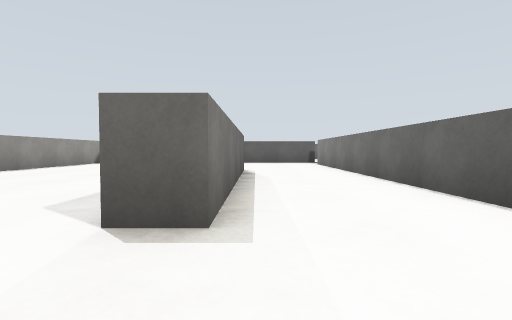
View 1 (above)

19 first-person views from a walk through a world built for the Gazebo simulator. The camera is 0.29 m above the floor, tilts 2° down and sees 85° across. The floor is counted in squares, 0.5 m on a side. Each view is taken from the middle of a square. On the plan, view 1 faces up. The plan holds only what a view shows up to about 9 squares ahead; the rest is blank. The place goes on beyond the plan.

View 2
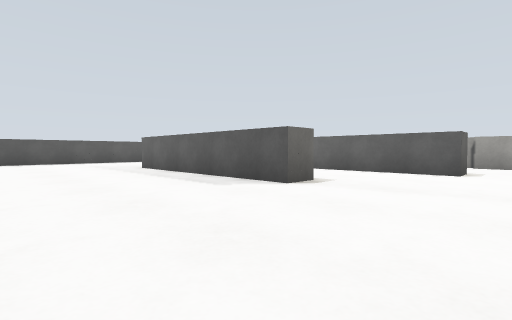

View 3
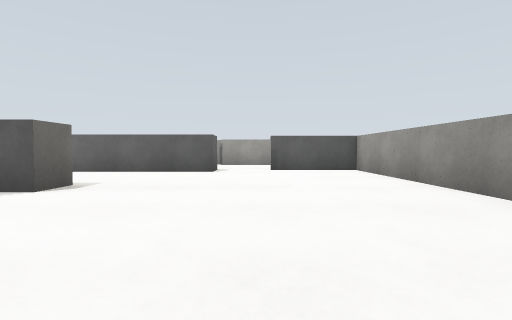

View 4
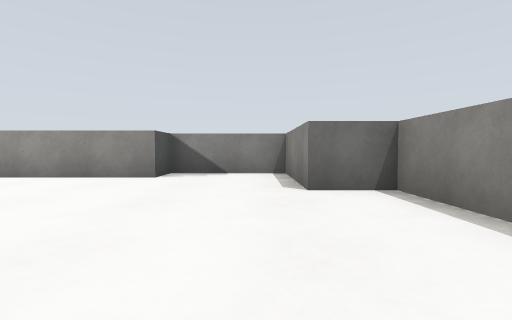

View 5
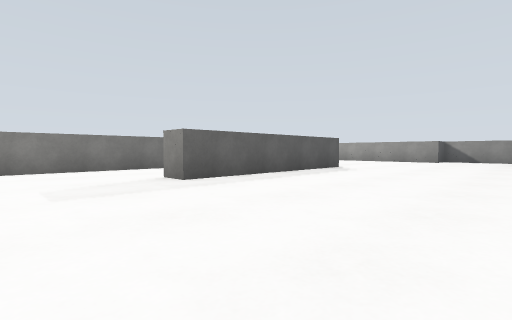

View 6
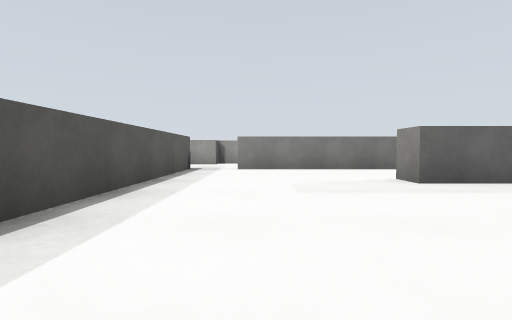

View 7
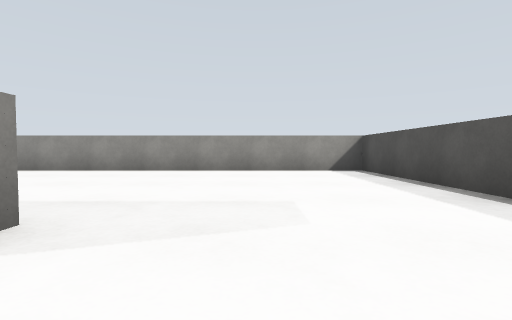

View 8
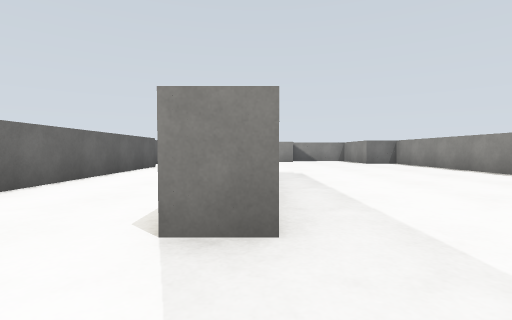

View 9
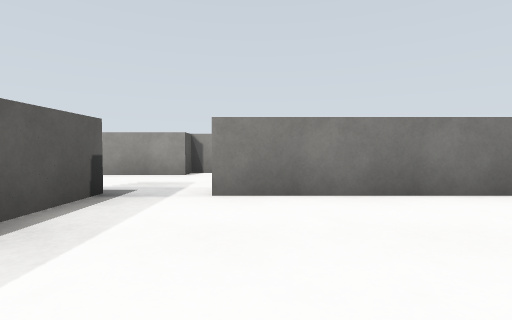

View 10
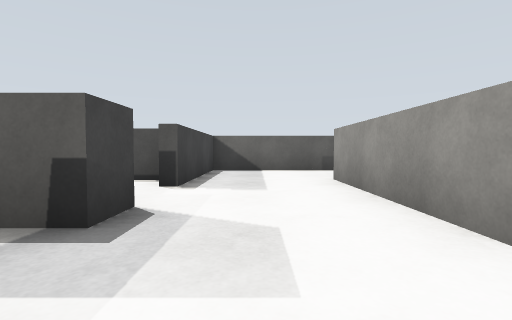

View 11
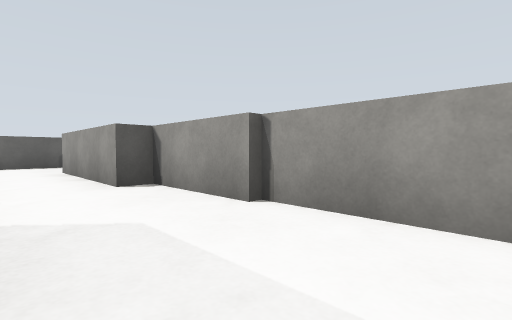

View 12
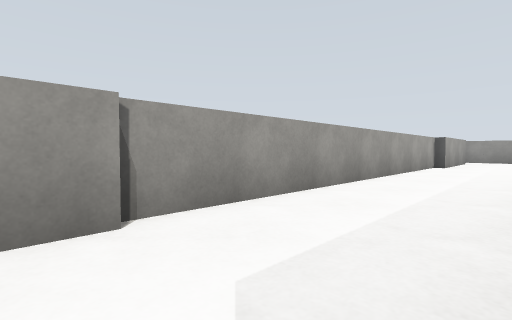

View 13
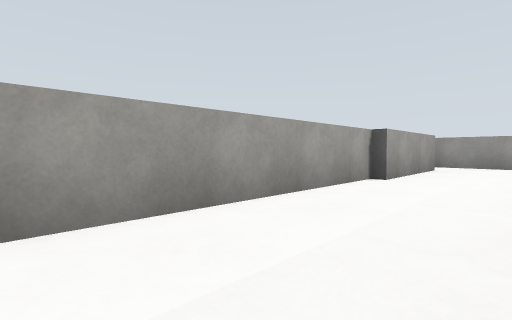

View 14
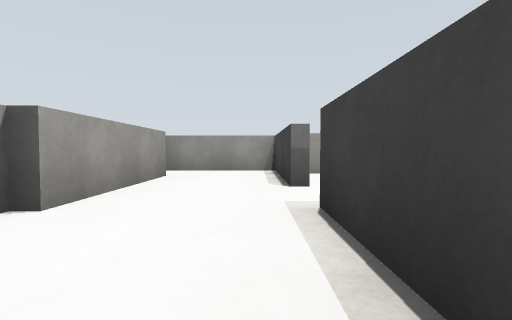

View 15
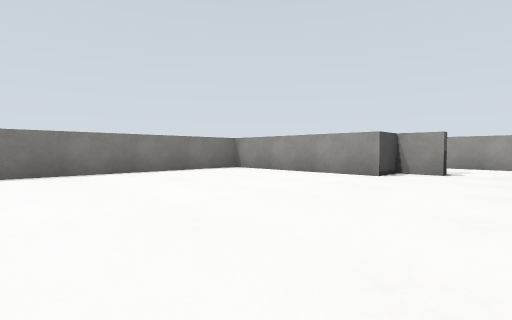

View 16
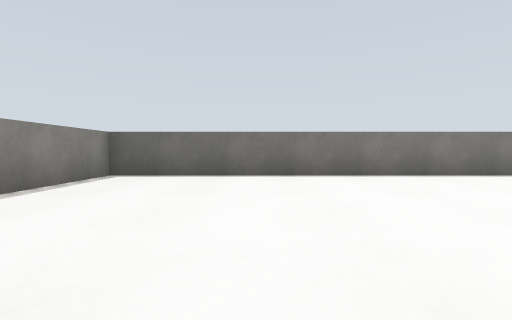

View 17
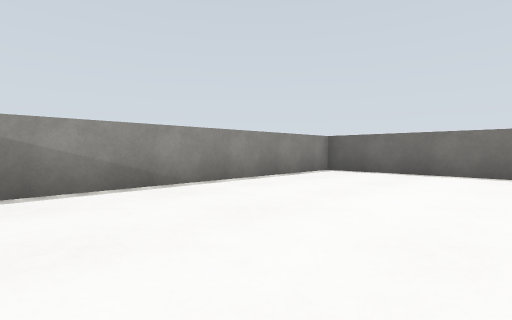

View 18
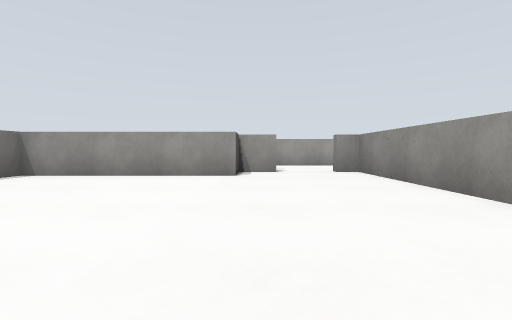

View 19
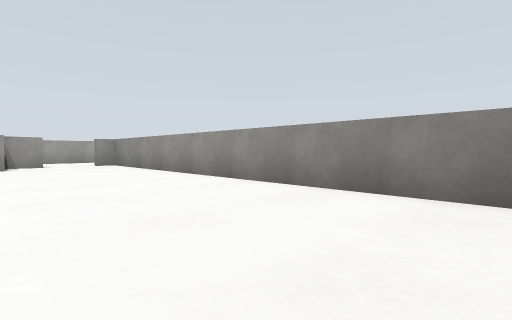

### Floor plan
Ten units are one square. View 1 is at (0, 0); x grows to the right and y downward. Boxes are objects, and circles mark ways between rooms. Rooms are numbered by the first view taken in them; rooms with no view inside come last. Other rooms are left out.
<svg viewBox="-98 -219 169 274">
<path fill="none" stroke="#000" d="M-3 -78 -3 -21 -12 -21 -12 -82 -2 -82M33 -2 25 -2 25 -116M28 -131 -71 -131 -71 20 -58 20 -58 50 -29 50 -29 39 31 39 31 14M61 -102 61 -127M56 -127 56 -166M33 -24 33 -2M28 -139 28 -131M63 -2 63 -102M33 15 33 44M64 -192 28 -192 28 -155 25 -155M61 34 61 -4M34 50 66 50M-89 -133 25 -133 25 -139M25 -155 25 -165 13 -165 13 -214 -93 -214 -93 -141"/>
<circle cx="30" cy="-120" r="3" fill="#2a7"/>
<circle cx="30" cy="5" r="3" fill="#2a7"/>
<circle cx="20" cy="-150" r="3" fill="#2a7"/>
<text x="-20" y="-40">1</text>
<text x="50" y="-80">2</text>
<text x="-40" y="-170">3</text>
</svg>
Room 1 opens to room 2. Room 2 opens to room 3.

Where each view was taken, in squares from view 1:
view 1: 0 up, 0 right, facing up
view 2: 1 down, 5 left, facing up-right
view 3: 1 down, 5 left, facing right
view 4: 2 up, 5 left, facing down
view 5: 11 up, 6 left, facing down-right
view 6: 11 up, 6 left, facing right
view 7: 10 up, 1 right, facing left
view 8: 10 up, 1 left, facing down
view 9: 11 up, 1 left, facing right
view 10: 11 up, 4 right, facing up
view 11: 8 up, 4 right, facing up-right
view 12: 11 up, 4 right, facing down-right
view 13: 6 up, 4 right, facing down-right
view 14: 3 up, 4 right, facing down
view 15: 14 up, 5 left, facing up-right
view 16: 15 up, 6 left, facing up
view 17: 14 up, 5 left, facing up-left
view 18: 16 up, 5 left, facing right
view 19: 17 up, 9 left, facing down-right
